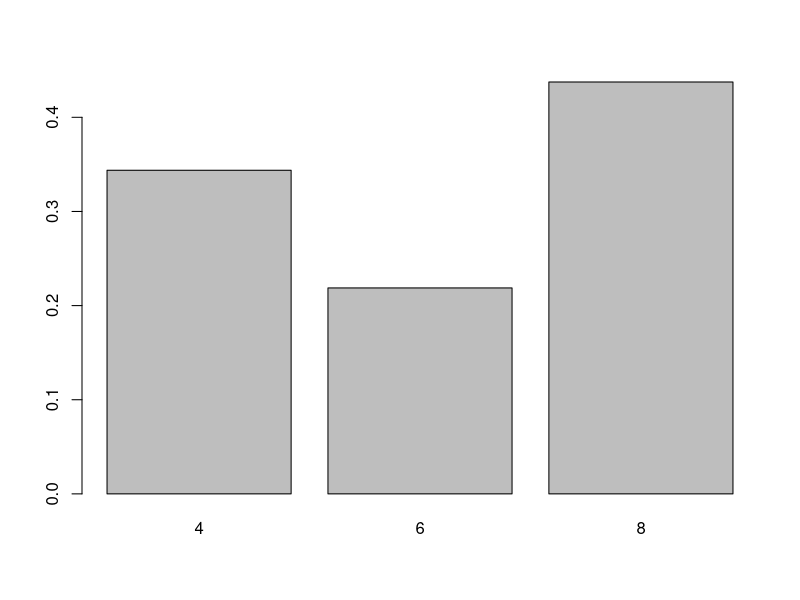
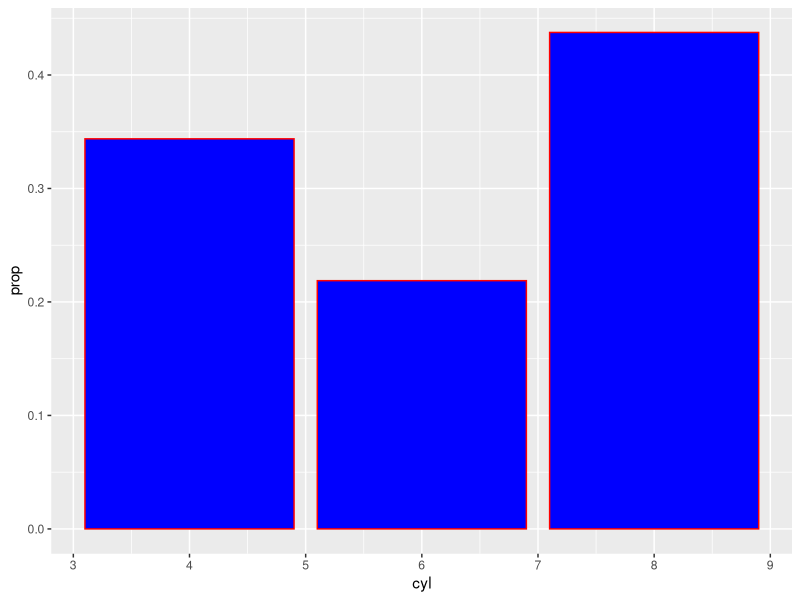
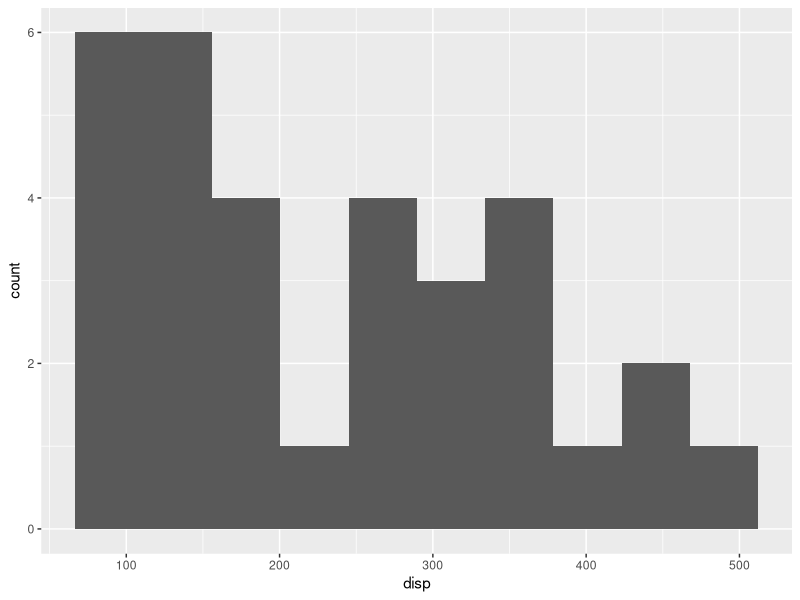

R code for these plots, in order:
## ---- chunk 1
head(mtcars)
## ---- chunk 2
(tablaFrecAbs = table(mtcars$cyl))
## ---- chunk 3
(tablaFrecAbs = table(mtcars$cyl)/length(mtcars$cyl))*100
## ---- chunk 4
barplot(tablaFrecAbs)
## ---- chunk 5
library(ggplot2)
ggplot(mtcars, aes(cyl, ..prop..)) +
  geom_bar(fill="blue", color="red")
## ---- chunk 6
library(dplyr)
library(modeest)
mtcars %>% 
  summarise(mari =  mean(disp),
            mgeo = 1/mean(1/disp),
            marm = prod(disp)^(1/length(disp)),
            mediana = median(disp),
            moda = modeest::mlv(disp)) 
## ---- chunk 7
library(dplyr)
mtcars %>% 
  summarise(Var =  var(disp),
            sd = sd(disp),
            IQR = IQR(disp),
            cv = sd(disp)/abs(mean(disp))) 
## ---- chunk 8
library(e1071)
skewness(mtcars[,"mpg"],type = 1)
kurtosis(mtcars[,"mpg"],type = 1)
## ---- chunk 9
library(ggplot2)
ggplot(mtcars, aes(disp))+
  geom_histogram(bins=10)
